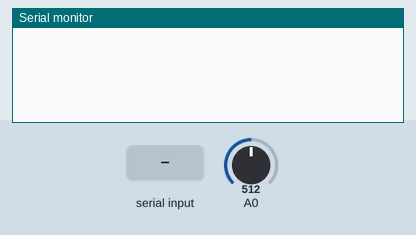
The sketch below on a simulated Arduino Uno, built with avr-gcc and run on an emulated ATmega328P. Shown: the last lines printed to the serial monitor. The inputs (shaded band) are chosen by the test bench; at power-on: A0 = 512.

Above: at 1.2 s.
1.3 s: "1\n" received over the second serial link
At 2.6 s:
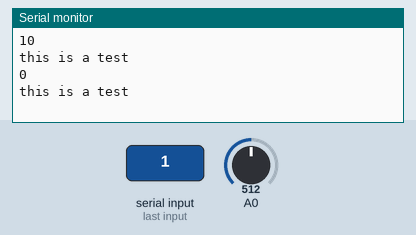
2.8 s: "0\n" received over the second serial link
At 3.2 s:
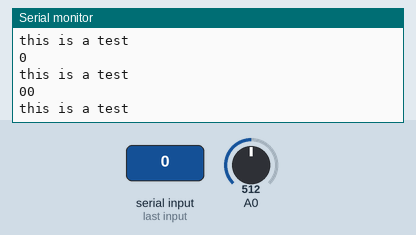

Measured:
- after the input at 1.3 s, the serial monitor: prints a new line at once (image 1)
- after the input at 2.8 s, the serial monitor: prints a new line at once (image 2)

The sketch:

test.ino
```cpp
/****************************************
Example Sound Level Sketch for the
Adafruit Microphone Amplifier
****************************************/


//#include <ffft.h>
//#include <fix_fft.h>

#include <SoftwareSerial.h>

#define NOISE 5
#define DC_OFFSET 0

#define SECOND 1000

const int sampleWindow = 50; // Sample window width in mS (50 mS = 20Hz)
unsigned int sample;


/* INIT */

char im[128], data[128];
char x = 0, ylim=60;
int i =0, val;
unsigned long  currentTime;

int literSum = 0;
bool waterFlag = false;
float inputMagnitude =0;

/* BLUETOOTH INIT */
SoftwareSerial BTSerial(2, 3);
byte recvbuffer[1024]; // 데이터를 수신 받을 버퍼
int recvbufferPosition; // 버퍼에 데이타를 저장할 때 기록할 위치;
byte sendbuffer[1024]; // 데이터를 수신 받을 버퍼
int sendbufferPosition; // 버퍼에 데이타를 저장할 때 기록할 위치


void setup()
{
  /*
   *  BLUETOOTH SETUP
   */
  BTSerial.begin(9600);
  recvbufferPosition = 0;  // 버퍼 위치 초기화
  sendbufferPosition = 0;

  /*
   * SOUND BUFFER SETUP
   */
  for( i = 0 ; i < 128; i ++){
    data[i] = 0;
  }


  currentTime = millis();
  Serial.begin(9600);
}


void loop()
{

/*
 * BLUETOOTH FIND
 * receive data information
 * determine the user
 */

  if (BTSerial.available())
  {
    // 수신 받은 데이터 저장
    byte data = BTSerial.read();

    // 수신된 데이터 시리얼 모니터로 출력
    Serial.write(data);

    // 수신 받은 데이터를 버퍼에 저장
    recvbuffer[recvbufferPosition++] = data;

    // 문자열 종료 표시
    if (data == '\n') {
      recvbuffer[recvbufferPosition] = '\0';

      // 스마트폰으로 문자열 전송
      BTSerial.write(recvbuffer, recvbufferPosition);
      recvbufferPosition = 0;
    }
  }
  else
  {
    return;
  }

  int min = 1024, max = 0;

  /*
   * Sampling sound data window of 128
   */


  /*
   * Sliding Window
   */
  val = analogRead(A0);
  val   = (val - 512 - DC_OFFSET);            // Center on zero
  val   = (val <= NOISE) ? 0 : (val - NOISE);      // Remove noise/hum
  for( i = 0 ; i < 127; i ++){
    data[i] = data[i+1];
    if(val<min) min = data[i];
    if(val>max) max = data[i];
  }
  data[127] = val;
  if(val<min) min = val;
  if(val>max) max = val;


//


  /*
   * compare the sampled data and the pre-registered data
   * 1.  determine if it is noise or water
   * 2. determine the power of water by extracting the maximum peak value
   */


  /*
   *  Determine Noise vs Water
   */


  int slopeCount = 0;
  for( i = 0 ; i < 126; i++){
    int nextSlope = data[i+2] - data[i+1];
    int prevSlope = data[i+1] - data[i];
    if (prevSlope > 0 && nextSlope <0 && data[i+1] )
      slopeCount ++;
  }
  Serial.println(slopeCount);
  if(slopeCount > 128/4){
    waterFlag = true;
    inputMagnitude = max;
  }


  /*
   * Calc Water Flow
   */
  float maxCalibValue, minCalibValue;
  float maxLiterPerSec, minLiterPerSec;
  float outputLiterPerSec = 0 ;
  float slope, constant;


  slope = (maxLiterPerSec - minLiterPerSec)/(maxCalibValue - minCalibValue);
  constant = maxLiterPerSec - slope * maxCalibValue;

  outputLiterPerSec = inputMagnitude * slope + constant;


  /*
   * Timer for one second
   */
   if (waterFlag){
    int count = 0 ;
    if(millis() - currentTime >= SECOND){
      currentTime = millis();
      literSum += outputLiterPerSec;
    }
   }


/*
 * BLUETOOTH SEND DATA
 */
  Serial.println("this is a test");
  BTSerial.println("this is a test");
  delay(500); //freq
}


//slopeCount = 0;
//for( i = 0 ; i < 126; i++){
//  nextSlope = data[i+2] - data[i+1];
//  prevSlope = data[i+1] - data[i];
//  if (prevSlope > 0 && nextSlope <0)
//    slopeCount ++;
//}
```
